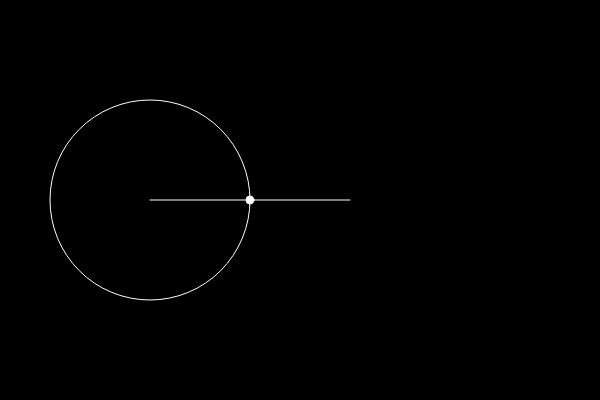
Frame 1 (no input)
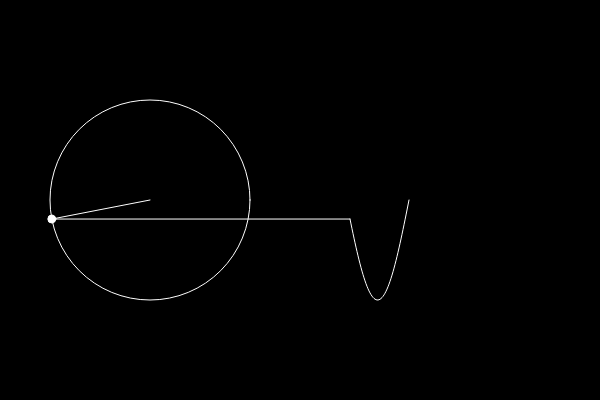
Frame 60 (no input)
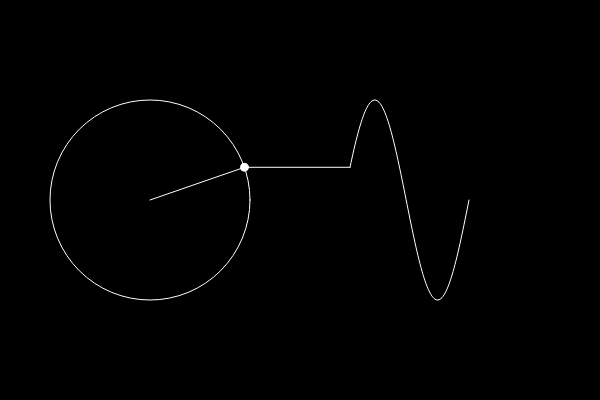
Frame 120 (the mouse pressed at the canvas centre since frame 60)

The p5.js sketch that drew these frames (run headless with seeded random() and noise() and a simulated clock; from frame 60 on, the mouse is pressed at the canvas centre):

// p5.js sketch
// ── sketch.js
// Fourier Series
// Daniel Shiffman
// https://thecodingtrain.com/CodingChallenges/125-fourier-series.html
// https://youtu.be/Mm2eYfj0SgA
// https://editor.p5js.org/codingtrain/sketches/SJ02W1OgV

let time = 0;
let wave = []; //array
let timeWarpSpeed = 5;

let slider;

function setup() {
  createCanvas(600, 400);
  slider = createSlider(1, 10, 5);
}

function draw() {
  //set up the object properties
  background(0);
  translate(150, 200);
  stroke(255);
  noFill();


  let radius = 100;
  ellipse(0, 0, radius * 2);

  let x = radius * cos(time);
  let y = radius * sin(time);
  wave.unshift(y); //in javascript wave.push appends while wave.unshift puts it at the beginnig

  fill(255);
  ellipse(x, y, 8);
  line(0, 0, x, y)

  beginShape();
    translate(200, 0);
    line(x - 200, y, 0, wave[0]);
    noFill();
    for (let i = 0; i < wave.length; i++) {
      vertex(i, wave[i]);
    }
    if (wave.length >400){ wave.pop()}
  endShape();

  time = time + timeWarpSpeed * .01;


}
